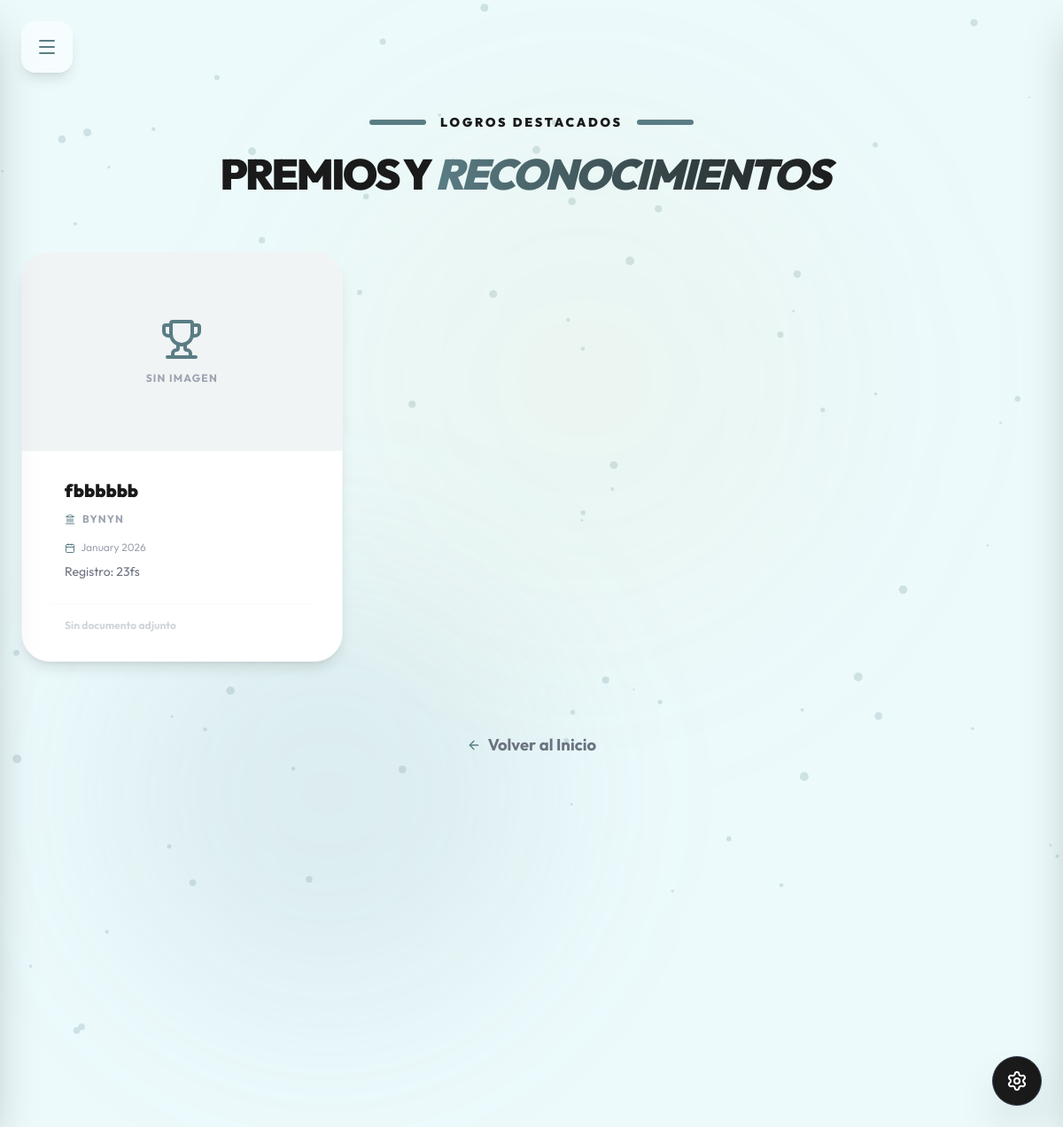
The app's page /reconocimientos/ with its own data.
### curriculum/models.py (models this page shows, shortened)
class Reconocimiento(models.Model):
    nombre = models.CharField(max_length=200, default="Reconocimiento no especificado")
    institucion = models.CharField(max_length=200, default="Institución no especificada")
    fecha = models.DateField(default=timezone.now)
    codigo_registro = models.CharField(max_length=50, blank=True, default="")
    descripcion = models.TextField(null=True, blank=True, verbose_name="Descripción del Reconocimiento")
    nombre_contacto = models.CharField(max_length=100, null=True, blank=True, verbose_name="Nombre Contacto Auspicia")
    telefono_contacto = models.CharField(max_length=60, null=True, blank=True, verbose_name="Teléfono Contacto Auspicia")
    certificado_pdf = models.FileField(
        upload_to='reconocimientos/certificados/',
        null=True,
        blank=True,
        validators=[FileExtensionValidator(allowed_extensions=['pdf'])],
        help_text="Sube el diploma o certificado en formato PDF"
    )
    visible = models.BooleanField(default=True)
    class Meta:
        verbose_name_plural = "Reconocimientos y Premios"
        ordering = ['-fecha']

### curriculum/views.py (the view)
# urls.py: path('reconocimientos/', views.reconocimientos, name='reconocimientos'),
def reconocimientos(request):
    return render(request, 'curriculum/reconocimientos.html', {'perfil': DatosPersonales.objects.first(), 'reconocimientos': Reconocimiento.objects.filter(visible=True).order_by('-fecha')})

### curriculum/templates/curriculum/reconocimientos.html (shortened to what this page needs)
{% extends 'curriculum/base.html' %}
{% load static %}
{% block content %}
<div class="min-h-screen py-20 relative z-10">
    <div class="fixed top-0 left-0 w-full h-full overflow-hidden -z-10 pointer-events-none">
        <div class="absolute top-[10%] right-[20%] w-[600px] h-[600px] bg-[#D4AF37]/5 blur-[120px] rounded-full"></div>
        <div class="absolute bottom-[10%] left-[10%] w-[500px] h-[500px] bg-[#5A7D84]/10 blur-[100px] rounded-full"></div>
    </div>
    <div class="max-w-7xl mx-auto px-6">
        <div class="text-center mb-16 fade-in">
            <div class="flex items-center justify-center gap-4 mb-6">
                <div class="h-1.5 w-16 bg-[#BBD2D6] rounded-full"></div>
                <span class="text-gray-400 font-black tracking-[0.2em] text-sm uppercase">Logros Destacados</span>
                <div class="h-1.5 w-16 bg-[#BBD2D6] rounded-full"></div>
            </div>
            <h1 class="text-4xl md:text-5xl font-black text-[#1a1a1a] mb-6 tracking-tighter">
                PREMIOS Y <span class="text-transparent bg-clip-text bg-gradient-to-r from-[#D4AF37] to-[#1a1a1a] italic pr-4">RECONOCIMIENTOS</span>
            </h1>
        </div>
        <div class="grid grid-cols-1 md:grid-cols-2 lg:grid-cols-3 gap-8">
            {% for rec in reconocimientos %}
            <article class="bg-white rounded-[2rem] shadow-lg border border-gray-100 hover:shadow-2xl hover:-translate-y-2 transition-all duration-300 group flex flex-col h-full overflow-hidden">
                <div class="relative h-56 w-full bg-[#F0F4F5] overflow-hidden border-b border-gray-100 group cursor-pointer"
                     >
                    {% if rec.certificado_pdf %}
                        <img src="{{ rec.get_preview_url }}"
                             alt="{{ rec.nombre }}"
                             class="w-full h-full object-cover object-top transition-transform duration-700 group-hover:scale-110">
                        <div class="absolute inset-0 bg-black/40 opacity-0 group-hover:opacity-100 transition-opacity duration-300 flex items-center justify-center">
                            <span class="text-white font-bold flex items-center gap-2">
                                <i data-lucide="maximize-2" class="w-6 h-6"></i> Ver Diploma
                            </span>
                        </div>
                    {% else %}
                        <div class="w-full h-full flex flex-col items-center justify-center text-gray-300 gap-3">
                            <i data-lucide="trophy" class="w-12 h-12 text-[#D4AF37]/50"></i>
                            <span class="text-xs font-bold uppercase tracking-widest text-gray-400">Sin Imagen</span>
                        </div>
                    {% endif %}
                </div>
                <div class="p-8 flex flex-col flex-grow relative">
                    <div class="pl-4">
                        <h3 class="text-xl font-black text-[#1a1a1a] mb-3 leading-tight group-hover:text-[#D4AF37] transition-colors">
                            {{ rec.nombre }}
                        </h3>
                        <p class="text-xs font-bold text-gray-400 uppercase tracking-widest mb-4 flex items-center gap-2">
                            <i data-lucide="landmark" class="w-3 h-3 text-[#5A7D84]"></i> {{ rec.institucion }}
                        </p>
                        <p class="text-xs text-gray-400 mb-2">
                            <i data-lucide="calendar" class="w-3 h-3 inline mr-1"></i> {{ rec.fecha|date:"F Y" }}
                        </p>
                        {% if rec.codigo_registro %}
                        <p class="text-gray-500 text-sm leading-relaxed line-clamp-3 mb-6">
                             Registro: {{ rec.codigo_registro }}
                        </p>
                        {% endif %}
                    </div>
                    <div class="mt-auto pl-4 pt-4 border-t border-gray-50 flex gap-4">
                        {% if rec.certificado_pdf %}
                        <a href="{{ rec.certificado_pdf.url }}" target="_blank" class="text-xs font-black text-[#1a1a1a] hover:text-[#D4AF37] flex items-center gap-1 transition-colors">
                            VER DOCUMENTO (PDF) <i data-lucide="file-check" class="w-3 h-3"></i>
                        </a>
                        {% else %}
                        <span class="text-xs text-gray-300 font-bold">Sin documento adjunto</span>
                        {% endif %}
                    </div>
                </div>
            </article>
            {% endfor %}
        </div>
        <div class="mt-20 text-center">
            <a href="{% url 'inicio' %}" class="inline-flex items-center gap-2 text-gray-500 hover:text-[#5A7D84] font-bold transition-colors">
                <i data-lucide="arrow-left" class="w-4 h-4"></i> Volver al Inicio
            </a>
        </div>
    </div>
</div>
{% endblock %}

### curriculum/templates/curriculum/base.html (style rules this page uses)
:root { --primary-color: #5A7D84; --secondary-color: #BBD2D6; --bg-color: rgb(236, 250, 252); --icon-color: #5A7D84; --gradient-start: #5A7D84; --gradient-end: #1a1a1a; --sidebar-bg: rgba(187, 210, 214, 0.98); --card-titles-color: #1a1a1a; --card-bg: #ffffff; --card-shadow: 0 10px 15px -3px rgb(0 0 0 / 0.1), 0 4px 6px -4px rgb(0 0 0 / 0.1); --card-border-width: 1px; }
body { font-family: 'Outfit', sans-serif; background-color: var(--bg-color); color: #1a1a1a; margin: 0; font-size: 115%; transition: background-color 0.5s ease; }
.fade-in { animation: fadeIn 0.8s ease-out forwards; }
main .bg-white h3 { color: var(--card-titles-color) !important; }
main span.tracking-\[0\.2em\].uppercase { color: var(--card-titles-color) !important; }
main div.h-2.w-24.bg-\[\#BBD2D6\], main div.h-1\.5.w-16.bg-\[\#BBD2D6\] { background-color: var(--primary-color) !important; }
.text-\[\#5A7D84\] { color: var(--primary-color) !important; }
.bg-\[\#BBD2D6\] { background-color: var(--secondary-color) !important; }
.bg-gradient-to-r { background-image: linear-gradient(to right, var(--gradient-start), var(--gradient-end)) !important; }
body:not(.rgb-icons) svg.lucide { stroke: var(--icon-color) !important; transition: all 0.3s ease; }

### records on screen
Reconocimiento: shows "SIN IMAGEN", nombre "fbbbbbb", institucion "BYNYN", fecha "January 2026", codigo_registro "23fs", shows "Sin documento adjunto"
